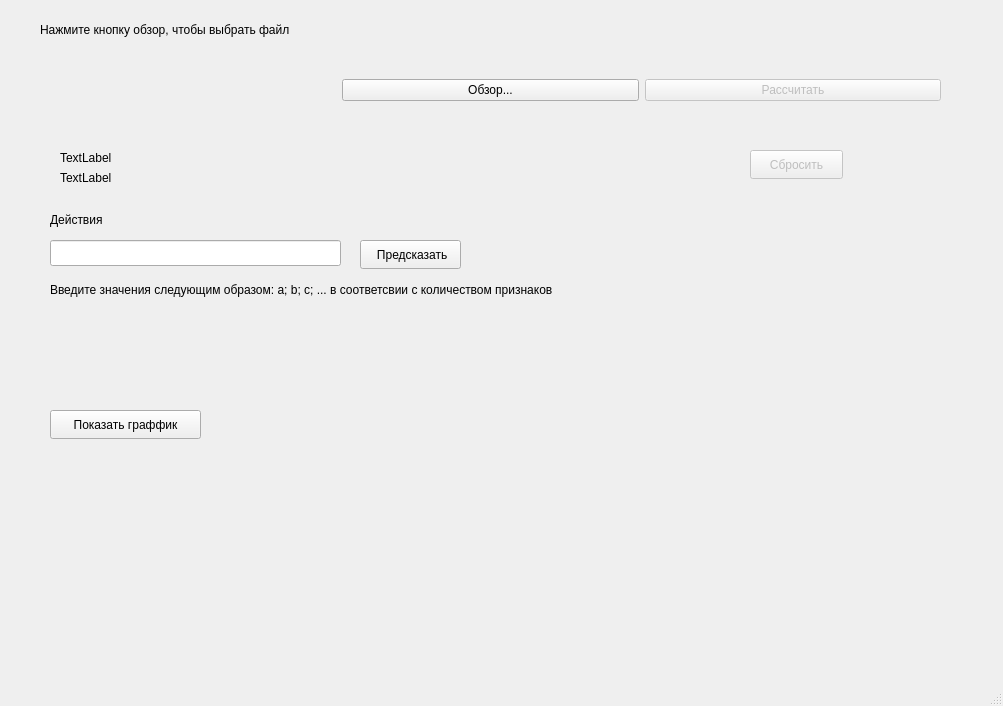
<?xml version="1.0" encoding="UTF-8"?>
<ui version="4.0">
 <class>MainWindow</class>
 <widget class="QMainWindow" name="MainWindow">
  <property name="enabled">
   <bool>true</bool>
  </property>
  <property name="geometry">
   <rect>
    <x>0</x>
    <y>0</y>
    <width>1003</width>
    <height>706</height>
   </rect>
  </property>
  <property name="windowTitle">
   <string>MainWindow</string>
  </property>
  <widget class="QWidget" name="centralwidget">
   <widget class="QLabel" name="Choose_File_Label">
    <property name="geometry">
     <rect>
      <x>40</x>
      <y>20</y>
      <width>371</width>
      <height>20</height>
     </rect>
    </property>
    <property name="text">
     <string>Нажмите кнопку обзор, чтобы выбрать файл</string>
    </property>
   </widget>
   <widget class="QLabel" name="Actions_label">
    <property name="geometry">
     <rect>
      <x>50</x>
      <y>210</y>
      <width>81</width>
      <height>20</height>
     </rect>
    </property>
    <property name="text">
     <string>Действия</string>
    </property>
   </widget>
   <widget class="QLineEdit" name="Input_Params">
    <property name="enabled">
     <bool>true</bool>
    </property>
    <property name="geometry">
     <rect>
      <x>50</x>
      <y>240</y>
      <width>291</width>
      <height>26</height>
     </rect>
    </property>
   </widget>
   <widget class="QLabel" name="Predict_Label">
    <property name="geometry">
     <rect>
      <x>50</x>
      <y>280</y>
      <width>631</width>
      <height>20</height>
     </rect>
    </property>
    <property name="text">
     <string>Введите значения следующим образом: a; b; c; ... в соответсвии с количеством признаков</string>
    </property>
   </widget>
   <widget class="QLabel" name="Predict_Label2">
    <property name="geometry">
     <rect>
      <x>50</x>
      <y>320</y>
      <width>191</width>
      <height>20</height>
     </rect>
    </property>
    <property name="text">
     <string/>
    </property>
   </widget>
   <widget class="QWidget" name="horizontalLayoutWidget">
    <property name="geometry">
     <rect>
      <x>40</x>
      <y>50</y>
      <width>901</width>
      <height>80</height>
     </rect>
    </property>
    <layout class="QHBoxLayout" name="horizontalLayout">
     <item>
      <widget class="QLabel" name="File_Name_Out">
       <property name="text">
        <string/>
       </property>
      </widget>
     </item>
     <item>
      <widget class="QPushButton" name="Select_File_Button">
       <property name="text">
        <string>Обзор...</string>
       </property>
      </widget>
     </item>
     <item>
      <widget class="QPushButton" name="Calculate_Button">
       <property name="enabled">
        <bool>false</bool>
       </property>
       <property name="text">
        <string>Рассчитать</string>
       </property>
      </widget>
     </item>
    </layout>
   </widget>
   <widget class="QPushButton" name="Plot_Button">
    <property name="enabled">
     <bool>true</bool>
    </property>
    <property name="geometry">
     <rect>
      <x>50</x>
      <y>410</y>
      <width>151</width>
      <height>29</height>
     </rect>
    </property>
    <property name="text">
     <string>Показать граффик</string>
    </property>
   </widget>
   <widget class="QPushButton" name="Reset_Button">
    <property name="enabled">
     <bool>false</bool>
    </property>
    <property name="geometry">
     <rect>
      <x>750</x>
      <y>150</y>
      <width>93</width>
      <height>29</height>
     </rect>
    </property>
    <property name="text">
     <string>Сбросить</string>
    </property>
   </widget>
   <widget class="QPushButton" name="Predict_Button">
    <property name="geometry">
     <rect>
      <x>360</x>
      <y>240</y>
      <width>101</width>
      <height>29</height>
     </rect>
    </property>
    <property name="text">
     <string> Предсказать</string>
    </property>
   </widget>
   <widget class="QCustomPlot" name="Plot_Widget" native="true">
    <property name="geometry">
     <rect>
      <x>280</x>
      <y>300</y>
      <width>691</width>
      <height>301</height>
     </rect>
    </property>
   </widget>
   <widget class="QLabel" name="MSE_label">
    <property name="geometry">
     <rect>
      <x>60</x>
      <y>150</y>
      <width>571</width>
      <height>16</height>
     </rect>
    </property>
    <property name="text">
     <string>TextLabel</string>
    </property>
   </widget>
   <widget class="QLabel" name="MAE_label">
    <property name="geometry">
     <rect>
      <x>60</x>
      <y>170</y>
      <width>571</width>
      <height>16</height>
     </rect>
    </property>
    <property name="text">
     <string>TextLabel</string>
    </property>
   </widget>
  </widget>
  <widget class="QMenuBar" name="menubar">
   <property name="geometry">
    <rect>
     <x>0</x>
     <y>0</y>
     <width>1003</width>
     <height>17</height>
    </rect>
   </property>
  </widget>
  <widget class="QStatusBar" name="statusbar"/>
 </widget>
 <customwidgets>
  <customwidget>
   <class>QCustomPlot</class>
   <extends>QWidget</extends>
   <header>qcustomplot.h</header>
   <container>1</container>
  </customwidget>
 </customwidgets>
 <resources/>
 <connections/>
 <slots>
  <slot>slot1()</slot>
 </slots>
</ui>
